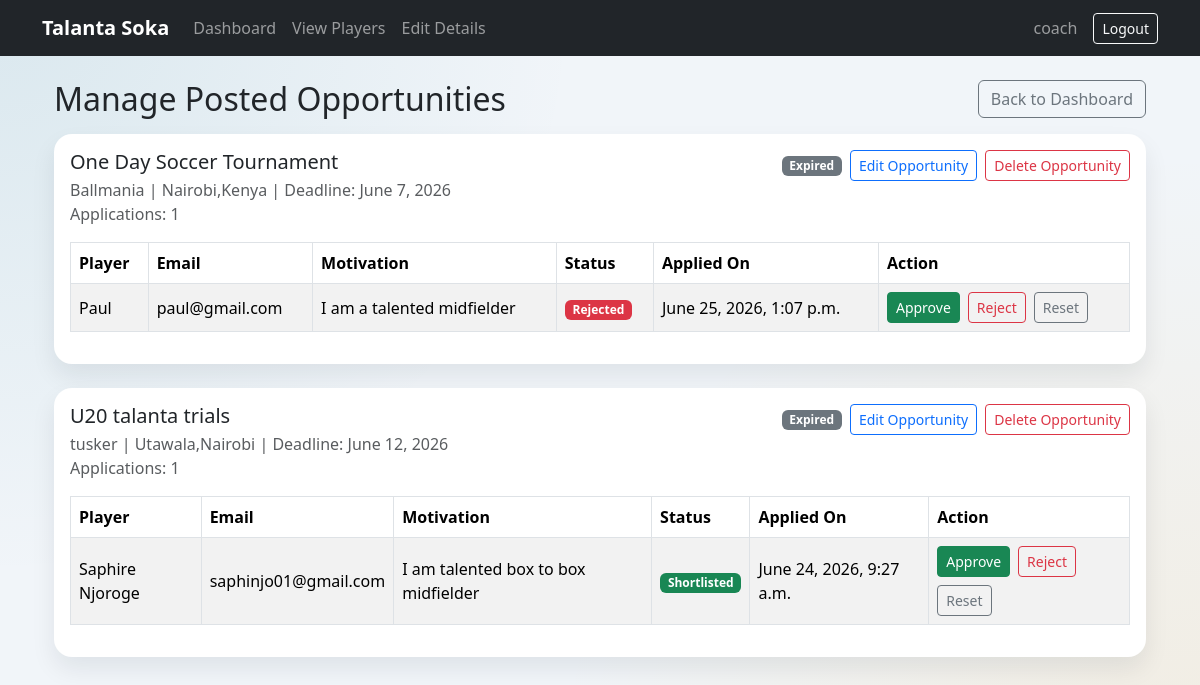
The page /opportunities/manage/ (signed in) on the database as committed earlier.
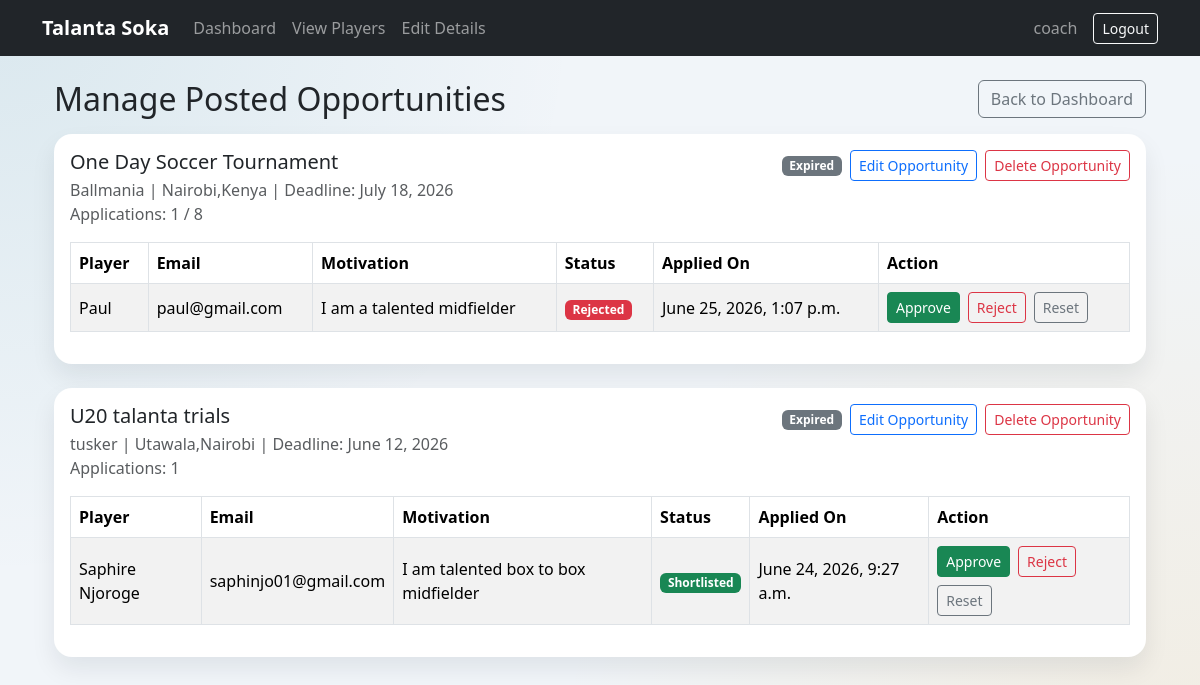
The same page on the database as committed later.
### opportunities/models.py (models this page shows, shortened)
class Opportunity(models.Model):
	scout = models.ForeignKey(
		settings.AUTH_USER_MODEL,
		on_delete=models.CASCADE,
		related_name='posted_opportunities',
	)
	title = models.CharField(max_length=150)
	organization = models.CharField(max_length=150)
	description = models.TextField()
	poster_image = models.ImageField(upload_to='opportunity_posters/', blank=True, null=True)
	location = models.CharField(max_length=120)
	deadline = models.DateField()
	max_applications = models.PositiveIntegerField(blank=True, null=True)
	is_active = models.BooleanField(default=True)
	created_at = models.DateTimeField(auto_now_add=True)
	updated_at = models.DateTimeField(auto_now=True)
	class Meta:
		ordering = ['-created_at']

### opportunities/views.py (the view)
# urls.py: path('manage/', views.manage_posted_opportunities, name='manage_posted_opportunities'),
@login_required
def manage_posted_opportunities(request):
	if request.user.role != 'scout':
		messages.error(request, 'Only scouts can manage posted opportunities.')
		return redirect('player_dashboard')
	_auto_expire_passed_deadline_opportunities()
	opportunities = (
		Opportunity.objects.filter(scout=request.user)
		.prefetch_related('applications__player')
	)
	return render(
		request,
		'scouts/manage_opportunities.html',
		{'opportunities': opportunities, 'today': timezone.localdate()},
	)

### opportunities/views.py (called while the page is built)
def _auto_expire_passed_deadline_opportunities():
	today = timezone.localdate()
	Opportunity.objects.filter(is_active=True, deadline__lt=today).update(is_active=False)

### templates/scouts/manage_opportunities.html (shortened to what the changed rows need)
{% extends 'base.html' %}
{% block content %}
<div class="container mt-4">
    <div class="d-flex justify-content-between align-items-center mb-3">
        <h2 class="mb-0">Manage Posted Opportunities</h2>
    </div>
    {% if opportunities %}
        {% for opportunity in opportunities %}
            <div class="card mb-4">
                <div class="card-body">
                    <div class="d-flex justify-content-between align-items-start flex-wrap gap-2 mb-3">
                        <div>
                            <h5 class="mb-1">{{ opportunity.title }}</h5>
                            <p class="text-muted mb-0">{{ opportunity.organization }} | {{ opportunity.location }} | Deadline: {{ opportunity.deadline }}</p>
                            <p class="text-muted mb-0">
                                Applications: {{ opportunity.applications.count }}
                                {% if opportunity.max_applications %}
                                    / {{ opportunity.max_applications }}
                                {% endif %}
                            </p>
                        </div>
                        <div class="d-flex align-items-center gap-2">
                            {% if not opportunity.is_active %}
                                {% if opportunity.deadline < today %}
                                    <span class="badge bg-secondary">Expired</span>
                                {% else %}
                                    <span class="badge bg-secondary">Closed Early</span>
                                {% endif %}
                            {% else %}
                                <span class="badge bg-success">Active</span>
                            {% endif %}
                            <a href="{% url 'edit_posted_opportunity' opportunity.id %}" class="btn btn-sm btn-outline-primary">Edit Opportunity</a>
                            <form method="post" action="{% url 'delete_posted_opportunity' opportunity.id %}" onsubmit="return confirm('Delete this posted opportunity? This will also remove its applications.');">
                                <button type="submit" class="btn btn-sm btn-outline-danger">Delete Opportunity</button>
                            </form>
                        </div>
                    </div>
                    {% if opportunity.applications.all %}
                        <div class="table-responsive">
                            <table class="table table-bordered table-striped align-middle">
                                <thead>
                                    <tr>
                                        <th>Player</th>
                                        <th>Email</th>
                                        <th>Motivation</th>
                                        <th>Status</th>
                                        <th>Applied On</th>
                                        <th>Action</th>
                                    </tr>
                                </thead>
                                <tbody>
                                    {% for application in opportunity.applications.all %}
                                        <tr>
                                            <td>{{ application.player.full_name }}</td>
                                            <td>{{ application.player.email }}</td>
                                            <td>{{ application.motivation|default:'-' }}</td>
                                            <td>
                                                {% if application.status == 'shortlisted' %}
                                                    <span class="badge bg-success">Shortlisted</span>
                                                {% elif application.status == 'rejected' %}
                                                    <span class="badge bg-danger">Rejected</span>
                                                {% else %}
                                                    <span class="badge bg-warning text-dark">Pending</span>
                                                {% endif %}
                                            </td>
                                            <td>{{ application.applied_at }}</td>
                                            <td>
                                                <div class="d-flex flex-wrap gap-2">
                                                    <form method="post" action="{% url 'update_application_status' application.id 'shortlisted' %}">
                                                        <button type="submit" class="btn btn-sm btn-success">Approve</button>
                                                    </form>
                                                    <form method="post" action="{% url 'update_application_status' application.id 'rejected' %}">
                                                        <button type="submit" class="btn btn-sm btn-outline-danger">Reject</button>
                                                    </form>
                                                    <form method="post" action="{% url 'update_application_status' application.id 'pending' %}">
                                                        <button type="submit" class="btn btn-sm btn-outline-secondary">Reset</button>
                                                    </form>
                                                </div>
                                            </td>
                                        </tr>
                                    {% endfor %}
                                </tbody>
                            </table>
                        </div>
                    {% else %}
                        <div class="alert alert-info mb-0">No player applications for this opportunity yet.</div>
                    {% endif %}
                </div>
            </div>
        {% endfor %}
    {% else %}
        <div class="alert alert-info">You have not posted opportunities yet. <a href="{% url 'post_opportunity' %}">Post one now</a>.</div>
    {% endif %}
</div>
{% endblock %}

Rows that differ between the two databases and show on the page:
changed Opportunity "One Day Soccer Tournament": deadline "June 7, 2026" → "July 18, 2026"; max_applications (not shown) → "8"
